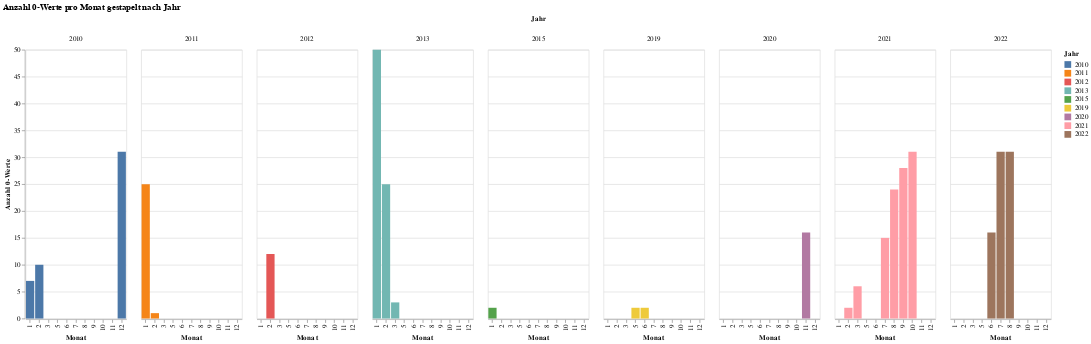

Notebook code for this chart:
### Code cell
# Liste für DataFrames erstellen
df_list = []

# Daten aus Dateien lesen und in df_list speichern
for file_path in file_paths:
    df_temp = pd.read_csv(file_path)
    df_list.append(df_temp[['datum', 'gesamt']])

# Einzelne DataFrames zu einem Gesamt-DataFrame zusammenführen
df_combined = pd.concat(df_list, ignore_index=True)

# Monat und Jahr aus dem 'datum' extrahieren
df_combined['monat'] = pd.to_datetime(df_combined['datum']).dt.month
df_combined['jahr'] = pd.to_datetime(df_combined['datum']).dt.year

# Filtere die Datensätze, bei denen 'gesamt' gleich 0 ist
df_zero_values = df_combined[df_combined['gesamt'] == 0]

# Anzahl der 0-Werte pro Monat und Jahr zählen
zero_values_per_month_year = df_zero_values.groupby(['jahr', 'monat']).size().reset_index(name='anzahl_zero_values')

# Plot mit Altair
chart = alt.Chart(zero_values_per_month_year).mark_bar().encode(
    x=alt.X('monat:N', title='Monat'),
    y=alt.Y('anzahl_zero_values:Q', title='Anzahl 0-Werte'),
    color=alt.Color('jahr:N', title='Jahr'),
    column=alt.Column('jahr:N', title='Jahr'),
    tooltip=['monat:N', 'anzahl_zero_values:Q']
).properties(
    width=150,
    height=400,
    title='Anzahl 0-Werte pro Monat gestapelt nach Jahr'
)

# Diagramm anzeigen
chart

### Figure 1 — Vega-Lite specification as saved in the notebook (floating-point values rounded to 4 significant figures)
{"config": {"view": {"continuousWidth": 300, "continuousHeight": 300}}, "data": {"name": "data-cb72ed1d465a5bac5e021bcf0b3e969a"}, "mark": {"type": "bar"}, "encoding": {"color": {"field": "jahr", "title": "Jahr", "type": "nominal"}, "column": {"field": "jahr", "title": "Jahr", "type": "nominal"}, "tooltip": [{"field": "monat", "type": "nominal"}, {"field": "anzahl_zero_values", "type": "quantitative"}], "x": {"field": "monat", "title": "Monat", "type": "nominal"}, "y": {"field": "anzahl_zero_values", "title": "Anzahl 0-Werte", "type": "quantitative"}}, "height": 400, "title": "Anzahl 0-Werte pro Monat gestapelt nach Jahr", "width": 150, "$schema": "https://vega.github.io/schema/vega-lite/v5.16.3.json", "datasets": {"data-cb72ed1d465a5bac5e021bcf0b3e969a": [{"jahr": 2010, "monat": 1, "anzahl_zero_values": 7}, {"jahr": 2010, "monat": 2, "anzahl_zero_values": 10}, {"jahr": 2010, "monat": 12, "anzahl_zero_values": 31}, {"jahr": 2011, "monat": 1, "anzahl_zero_values": 25}, {"jahr": 2011, "monat": 2, "anzahl_zero_values": 1}, {"jahr": 2012, "monat": 2, "anzahl_zero_values": 12}, {"jahr": 2013, "monat": 1, "anzahl_zero_values": 50}, {"jahr": 2013, "monat": 2, "anzahl_zero_values": 25}, {"jahr": 2013, "monat": 3, "anzahl_zero_values": 3}, {"jahr": 2015, "monat": 1, "anzahl_zero_values": 2}, {"jahr": 2019, "monat": 5, "anzahl_zero_values": 2}, {"jahr": 2019, "monat": 6, "anzahl_zero_values": 2}, {"jahr": 2020, "monat": 11, "anzahl_zero_values": 16}, {"jahr": 2021, "monat": 2, "anzahl_zero_values": 2}, {"jahr": 2021, "monat": 3, "anzahl_zero_values": 6}, {"jahr": 2021, "monat": 7, "anzahl_zero_values": 15}, {"jahr": 2021, "monat": 8, "anzahl_zero_values": 24}, {"jahr": 2021, "monat": 9, "anzahl_zero_values": 28}, {"jahr": 2021, "monat": 10, "anzahl_zero_values": 31}, {"jahr": 2022, "monat": 6, "anzahl_zero_values": 16}, {"jahr": 2022, "monat": 7, "anzahl_zero_values": 31}, {"jahr": 2022, "monat": 8, "anzahl_zero_values": 31}]}}
